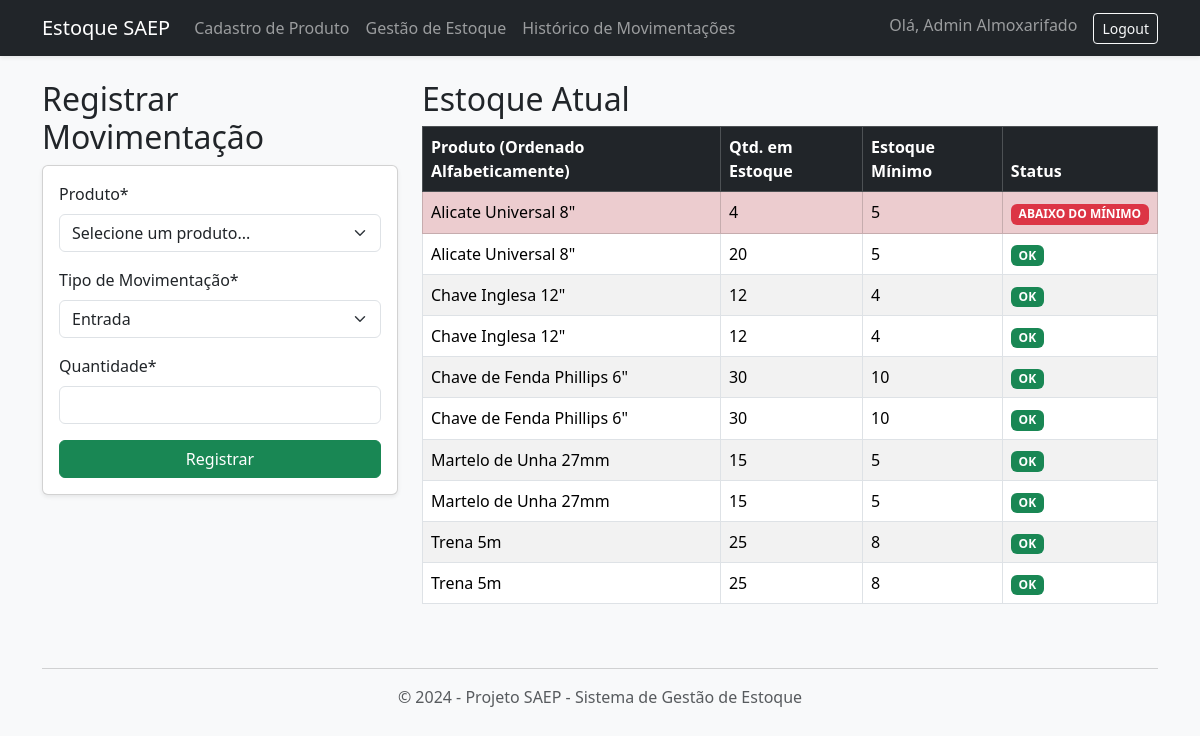
Page /estoque (signed in) on the committed database.
### tables this page shows
CREATE TABLE produto (
    id_produto INTEGER PRIMARY KEY AUTOINCREMENT,
    nome TEXT NOT NULL,
    descricao TEXT NULL,
    quantidade_em_estoque INTEGER NOT NULL DEFAULT 0,
    estoque_minimo INTEGER NOT NULL DEFAULT 0,
    localizacao TEXT,
    fk_id_categoria INTEGER NOT NULL,
    FOREIGN KEY (fk_id_categoria)
        REFERENCES categoria(id_categoria)
        ON DELETE RESTRICT
        ON UPDATE CASCADE
);

### app.py (the view)
@app.route('/estoque', methods=['GET'])
@login_required
def gestao_estoque():
    conn = get_db_conn()
    cursor = conn.cursor()
    query = """
        SELECT id_produto, nome, quantidade_em_estoque, estoque_minimo
        FROM produto
        ORDER BY nome ASC
    """
    produtos = cursor.execute(query).fetchall()
    cursor.close()
    conn.close()
    return render_template('gestao_estoque.html', produtos=produtos)

### app.py (called while the page is built)
def get_db_conn():
    db_file = os.getenv('DB_FILENAME') # Pega o nome do .env (ex: saep_db2.db)
    try:
        conn = sqlite3.connect(db_file)
        conn.row_factory = sqlite3.Row
        return conn
    except sqlite3.Error as e:
        print(f"Erro ao conectar ao SQLite: {e}")
        return None

def login_required(f):
    @wraps(f)
    def decorated_function(*args, **kwargs):
        if 'user_id' not in session:
            flash('Você precisa estar logado para acessar esta página.', 'warning')
            return redirect(url_for('login'))
        return f(*args, **kwargs)
    return decorated_function

### templates/gestao_estoque.html (shortened to what this page needs)
{% extends "layout.html" %}
{% block content %}
<div class="row">
    <div class="col-md-4">
        <h2>Registrar Movimentação</h2>
        <div class="card shadow-sm">
            <div class="card-body">
                <form action="{{ url_for('movimentar_estoque') }}" method="POST">
                    <div class="mb-3">
                        <label for="produto_id" class="form-label">Produto*</label>
                        <select class="form-select" id="produto_id" name="produto_id" required>
                            <option value="">Selecione um produto...</option>
                        </select>
                    </div>
                    <div class="mb-3">
                        <label for="tipo_movimento" class="form-label">Tipo de Movimentação*</label>
                        <select class="form-select" id="tipo_movimento" name="tipo_movimento" required>
                            <option value="entrada">Entrada</option>
                        </select>
                    </div>
                    <div class="mb-3">
                        <label for="quantidade" class="form-label">Quantidade*</label>
                        <input type="number" class="form-control" id="quantidade" name="quantidade" min="1" required>
                    </div>
                    <div class="d-grid">
                        <button type="submit" class="btn btn-success">Registrar</button>
                    </div>
                </form>
            </div>
        </div>
    </div>
    <div class="col-md-8">
        <h2>Estoque Atual</h2>
        <div class="table-responsive">
            <table class="table table-striped table-hover table-bordered">
                <thead class="table-dark">
                    <tr>
                        <th>Produto (Ordenado Alfabeticamente)</th>
                        <th>Qtd. em Estoque</th>
                        <th>Estoque Mínimo</th>
                        <th>Status</th>
                    </tr>
                </thead>
                <tbody>
                    {% for p in produtos %}
                        <tr class="{% if p.quantidade_em_estoque < p.estoque_minimo %}table-danger{% elif p.quantidade_em_estoque == p.estoque_minimo %}table-warning{% endif %}">
                            <td>{{ p.nome }}</td>
                            <td>{{ p.quantidade_em_estoque }}</td>
                            <td>{{ p.estoque_minimo }}</td>
                            <td>
                                {% if p.quantidade_em_estoque < p.estoque_minimo %}
                                <span class="badge bg-danger">ABAIXO DO MÍNIMO</span>
                                {% elif p.quantidade_em_estoque == p.estoque_minimo %}
                                <span class="badge bg-warning text-dark">ESTOQUE MÍNIMO</span>
                                {% else %}
                                <span class="badge bg-success">OK</span>
                                {% endif %}
                            </td>
                        </tr>
                    {% endfor %}
                </tbody>
            </table>
        </div>
    </div>
</div>
{% endblock %}

### static/css/style.css (style rules this page uses)
body { background-color: #f8f9fa; }

### rows in the picture
produto: nome "Alicate Universal 8\"", quantidade_em_estoque "4", estoque_minimo "5", shows "ABAIXO DO MÍNIMO"
produto: nome "Alicate Universal 8\"", quantidade_em_estoque "20", estoque_minimo "5", shows "OK"
produto: nome "Chave Inglesa 12\"", quantidade_em_estoque "12", estoque_minimo "4", shows "OK"
produto: nome "Chave Inglesa 12\"", quantidade_em_estoque "12", estoque_minimo "4", shows "OK"
produto: nome "Chave de Fenda Phillips 6\"", quantidade_em_estoque "30", estoque_minimo "10", shows "OK"
produto: nome "Chave de Fenda Phillips 6\"", quantidade_em_estoque "30", estoque_minimo "10", shows "OK"
produto: nome "Martelo de Unha 27mm", quantidade_em_estoque "15", estoque_minimo "5", shows "OK"
produto: nome "Martelo de Unha 27mm", quantidade_em_estoque "15", estoque_minimo "5", shows "OK"
produto: nome "Trena 5m", quantidade_em_estoque "25", estoque_minimo "8", shows "OK"
produto: nome "Trena 5m", quantidade_em_estoque "25", estoque_minimo "8", shows "OK"

### other values in the picture
{{ session['user_name'] }} "Admin Almoxarifado"
